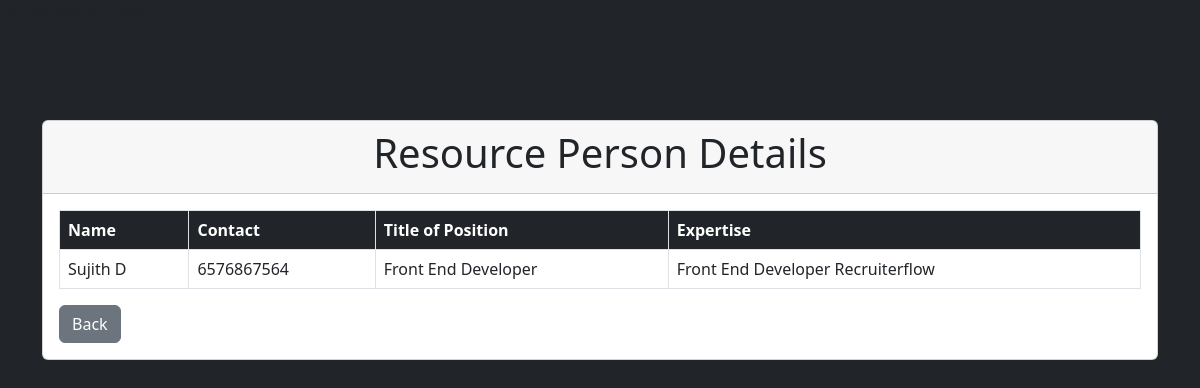
The app's page /SEMINAR_WEBINER/get_resource_person.php?person_id=P1 with its own data.
### tables this page shows
CREATE TABLE `resource_person` (
  `person_id` varchar(25) NOT NULL,
  `p_name` varchar(25) DEFAULT NULL,
  `p_contact` bigint(10) DEFAULT NULL,
  `title_of_position` varchar(80) DEFAULT NULL,
  `p_expertise` varchar(80) DEFAULT NULL
);

### SEMINAR_WEBINER/get_resource_person.php (the view, shortened to what this page needs)
<?php
include 'connect.php';
?>
<!DOCTYPE html>
<html lang="en">
<head>
    <link href="https://cdn.jsdelivr.net/npm/bootstrap@5.2.3/dist/css/bootstrap.min.css" rel="stylesheet">
</head>
<body class="bg-dark">
    <div class="container">
        <div class="row mt-5">
            <div class="col">
                <div class="card mt-5">
                    <div class="card-header">
                        <h2 class="display-6 text-center"><strong>Resource Person Details</strong></h2>
                    </div>
                    <div class="card-body">
                        <?php
                        $person_id = $_GET['person_id'];
                        $sql = "SELECT * FROM resource_person WHERE person_id = '$person_id'";
                        $result = mysqli_query($con, $sql);
                        if ($result) {
                            echo '<table class="table table-bordered">';
                            echo '<thead class="bg-dark text-white">';
                            echo '<tr>';
                            echo '<th>Name</th>';
                            echo '<th>Contact</th>';
                            echo '<th>Title of Position</th>';
                            echo '<th>Expertise</th>';
                            echo '</tr>';
                            echo '</thead>';
                            echo '<tbody>';
                            while ($row = mysqli_fetch_assoc($result)) {
                                echo '<tr>';
                                echo '<td>' . $row['p_name'] . '</td>';
                                echo '<td>' . $row['p_contact'] . '</td>';
                                echo '<td>' . $row['title_of_position'] . '</td>';
                                echo '<td>' . $row['p_expertise'] . '</td>';
                                echo '</tr>';
                            }
                            echo '</tbody>';
                            echo '</table>';
                        } else {
                            echo "Error fetching resource person details: " . mysqli_error($con);
                        }
                        ?>
                         <a href="index.php" class="btn btn-secondary">Back</a>
                    </div>
                </div>
            </div>
        </div>
    </div>
</body>
</html>

### records on screen
resource_person: p_name "Sujith D", p_contact "6576867564", title_of_position "Front End Developer", p_expertise "Front End Developer Recruiterflow"
